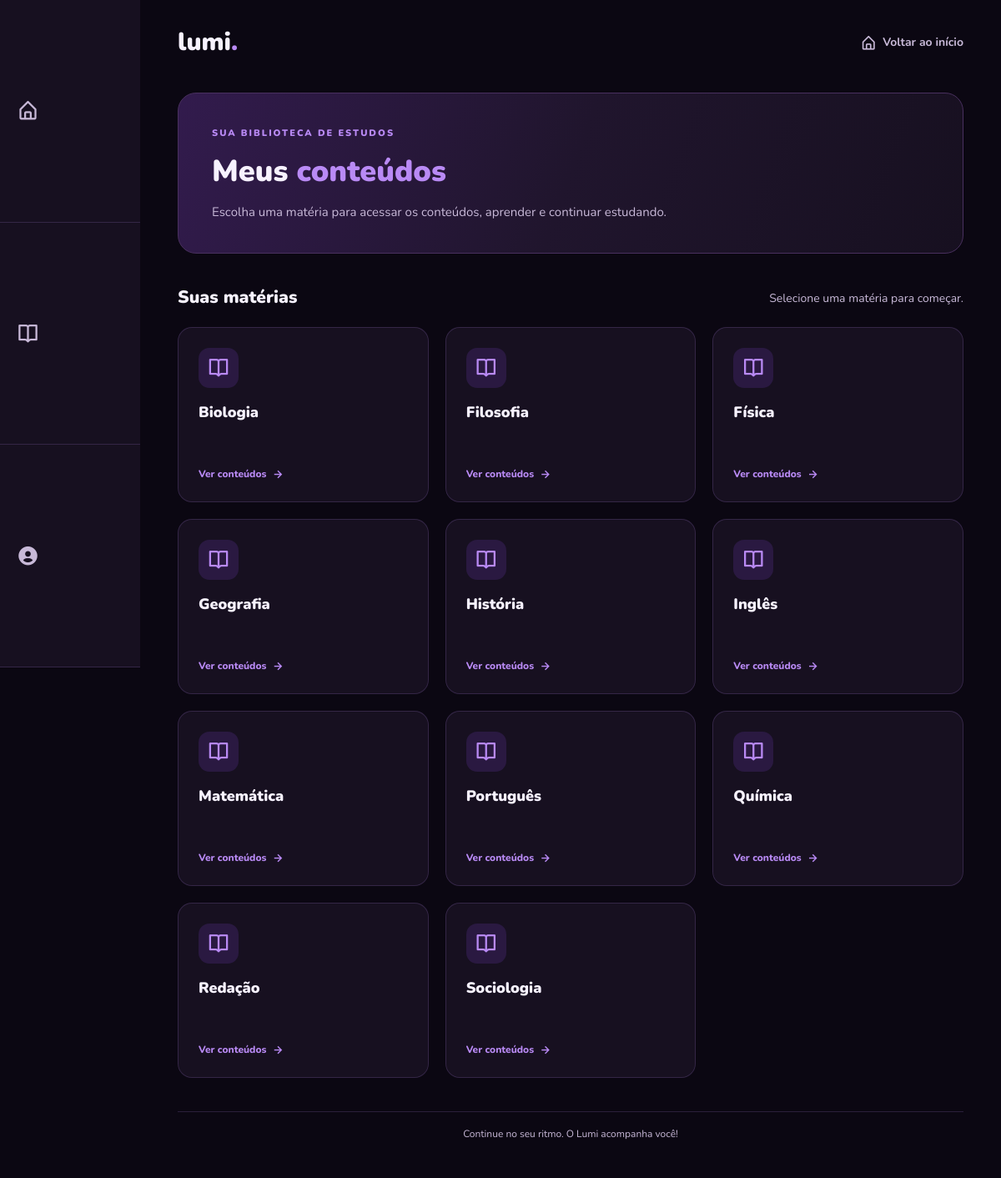
The app's page /public/conteudomateria (signed in) with its own data.
### tables this page shows
CREATE TABLE `materias` (
  `id_materia` int(11) NOT NULL,
  `id_ano` int(11) NOT NULL,
  `materia` varchar(255) NOT NULL
);

### app/Controller/controllerConteudo.php (called while the page is built, shortened)
<?php
require_once __DIR__ . '/../Model/modelConteudo.php';
class Video
{
    private Conteudo $conteudoModel;
    public function __construct($conn)
    {
        $this->conteudoModel = new Conteudo($conn);
    }
    public function materias()
    {
        $id_ano = $_SESSION['id_ano'] ?? null;
        $materias = $this->conteudoModel->listarAno($id_ano);
        require __DIR__ . '/../View/conteudomateria.php';
    }
}

### public/index.php (called while the page is built, shortened)
<?php
require_once __DIR__ . '/../config/conecta.php';
require_once __DIR__ . '/../app/Core/Router.php';
$basePath = '/TCC/public';
$router = new Router($conn, $basePath);
$router->add('GET', '/', 'PaginaInicialController', 'index');
$router->add('GET', '/proposit', 'PaginaInicialController', 'proposit');
$router->add('GET', '/anosem', 'PaginaInicialController', 'anosem');
$router->add('GET', '/anosfund1', 'PaginaInicialController', 'anosf1');
$router->add('GET', '/anosfund2', 'PaginaInicialController', 'anosf2');
$router->add('GET', '/cadastro', 'CadastroController', 'index');
$router->add('POST', '/cadastro', 'CadastroController', 'cadastrar');
$router->add('GET', '/home', 'PaginaInicialController', 'home');
$router->add('GET', '/atividades', 'PaginaInicialController', 'atividades');
$router->add('GET', '/perfil', 'PaginaInicialController', 'perfil');
$router->add('GET', '/config', 'PaginaInicialController', 'config');
$router->add('GET', '/login', 'LoginController', 'showLogin');
$router->add('POST', '/login', 'LoginController', 'login');
$router->add('GET', '/dashboard', 'ProcessarController', 'index', true);
$router->add('POST', '/processar', 'ProcessarController', 'processar', true);
$router->add('GET', '/abaResumo', 'ResumoController', 'listarAno', true);
$router->add('GET', '/resumos', 'ResumoController', 'index', true);
$router->add('GET', '/criarResumos', 'PaginaInicialController', 'criaR', true);
$router->add('POST', '/resumos/editar', 'ResumoController', 'editar', true);
$router->add('POST', '/resumos/excluir', 'ResumoController', 'excluir', true);
$router->add('POST', '/criarResumos/salvar', 'ResumoController', 'salvarResumo', true);
$router->add('POST', '/planejamento/adicionar', 'PlanejamentoController', 'adicionar', true);
$router->add('POST', '/planejamento/concluir', 'PlanejamentoController', 'concluir', true);
$router->add('POST', '/planejamento/excluir', 'PlanejamentoController', 'excluir', true);
$router->add('POST', '/perfil/editar', 'CadastroController', 'editar', true);
$router->add('POST', '/perfil/alterar-senha', 'CadastroController', 'alterarSenha', true);
$router->add('POST', '/perfil/excluir', 'CadastroController', 'excluir', true);
$router->add('GET', '/conteudomateria', 'Video', 'materias', true);
$router->add('GET', '/conteudos', 'Video', 'conteudos', true);
$router->add('GET', '/listarConteudos', 'Video', 'conteudos', true);
$router->add('GET',  '/quizzes',           'QuizController', 'index', true);
$router->add('GET',  '/quizzes/iniciar',   'QuizController', 'iniciar', true);
$router->add('GET',  '/quizzes/questao',   'QuizController', 'questao', true);
$router->add('POST', '/quizzes/responder', 'QuizController', 'responder', true);
$router->add('POST', '/quizzes/proxima',   'QuizController', 'proxima', true);
$router->add('GET',  '/quizzes/resultado', 'QuizController', 'resultado', true);
$router->add('GET',  '/quizzes/sair',      'QuizController', 'sair', true);
$router->add('POST', '/logout', 'LogoutController', 'logout', true);
$uri = parse_url($_SERVER['REQUEST_URI'], PHP_URL_PATH);
$method = $_SERVER['REQUEST_METHOD'];
if (strpos($uri, $basePath) === 0) {
    $uri = substr($uri, strlen($basePath));
} elseif (strpos($uri, '/TCC') === 0) {
    $uri = substr($uri, strlen('/TCC'));
}
$uri = '/' . trim($uri, '/');
$router->dispatch($uri, $method);

### app/Model/modelConteudo.php (called while the page is built, shortened)
<?php
class Conteudo
{
    private $conn;
    public function __construct($conn)
    {
        $this->conn=$conn;
    }
public function listarAno($id_ano)
{
    $sql = "SELECT id_materia, materia
            FROM materias
            WHERE id_ano = :id_ano
            ORDER BY materia ASC";
    $stmt = $this->conn->prepare($sql);
    $stmt->bindValue(':id_ano', $id_ano, PDO::PARAM_INT);
    $stmt->execute();
    return $stmt->fetchAll(PDO::FETCH_ASSOC);
}
}

### app/View/conteudomateria.php (the view, shortened to what this page needs)
<!DOCTYPE html>
<html lang="pt-br">
<head>
    <link rel="stylesheet" href="/TCC/public/assets/css/abaResumo.css">
    <link rel="stylesheet" href="/TCC/public/assets/css/tema.css">
    <link href="https://unpkg.com/boxicons@2.1.4/css/boxicons.min.css" rel="stylesheet">
</head>
<body>
    <?php
    include "menuLateral.php";
    ?>
    <main class="conteudoResumos">
        <header class="topoResumos">
            <a href="/TCC/public/home" class="logo">
                lumi<span>.</span>
            </a>
            <a href="/TCC/public/home" class="voltarHome">
                <i class="bx bx-home-alt"></i>
                Voltar ao início
            </a>
        </header>
        <?php if (!isset($_GET['id_materia'])): ?>
            <section class="apresentacaoResumos">
                <span class="etiqueta">SUA BIBLIOTECA DE ESTUDOS</span>
                <h1>Meus <span>conteúdos</span></h1>
                <p>
                    Escolha uma matéria para acessar os conteúdos,
                    aprender e continuar estudando.
                </p>
            </section>
            <section class="materias">
                <div class="tituloSecao">
                    <h2>Suas matérias</h2>
                    <p>Selecione uma matéria para começar.</p>
                </div>
                <div class="gradeMaterias">
                    <?php foreach (($materias ?? []) as $m): ?>
                        <a
                            href="/TCC/public/listarConteudos?id_materia=<?= (int)$m['id_materia'] ?>"
                            class="cardMateria"
                        >
                            <div class="iconeMateria">
                                <i class="bx bx-book-open"></i>
                            </div>
                            <h3>
                                <?= htmlspecialchars($m['materia'] ?? '', ENT_QUOTES, 'UTF-8') ?>
                            </h3>
                            <span class="abrirResumo">
                                Ver conteúdos
                                <i class="bx bx-right-arrow-alt"></i>
                            </span>
                        </a>
                    <?php endforeach; ?>
                </div>
            </section>
        <?php endif; ?>
        <footer class="rodapeResumos">
            <p>Continue no seu ritmo. O Lumi acompanha você!</p>
        </footer>
    </main>
</body>
</html>

### app/Core/Router.php (shortened to what this page needs)
<?php
class Router
{
    private array $routes = [];
    private $conn;
    public function __construct($conn, string $basePath = '')
    {
        $this->conn = $conn;
    }
    public function add(
        string $method,
        string $path,
        string $controller,
        string $action,
        bool $authRequired = false
    ): void {
        $this->routes[] = [
            'method' => strtoupper($method),
            'path' => $this->normalizePath($path),
            'controller' => $controller,
            'action' => $action,
            'authRequired' => $authRequired
        ];
    }
    public function dispatch(string $uri, string $method): void
    {
        $uri = $this->normalizePath($uri);
        $method = strtoupper($method);
        foreach ($this->routes as $route) {
            if (
                $route['method'] !== $method ||
                $route['path'] !== $uri
            ) {
                continue;
            }
            $action = $route['action'];
            $controller = new $controllerName($this->conn);
            $controller->$action();
            return;
        }
    }
    private function normalizePath(string $path): string
    {
        $path = '/' . trim($path, '/');
        return $path;
    }
}

### public/assets/css/abaResumo.css (style rules this page uses)
:root { --fundo: #0B0712; --menu: #171020; --card: #171020; --roxo: #8246D9; --roxoClaro: #B98AF5; --texto: #F1EAFE; --textoSuave: #C8B9D8; --borda: #321B4D; }
* { margin: 0; padding: 0; box-sizing: border-box; }
body { min-height: 100vh; display: flex; background: var(--fundo); color: var(--texto); font-family: 'Nunito', sans-serif; }
.conteudoResumos { flex: 1; min-width: 0; max-width: 1500px; margin: auto; padding: 30px 45px; }
.topoResumos { display: flex; align-items: center; justify-content: space-between; margin-bottom: 40px; }
.logo { color: var(--texto); font-size: 30px; font-weight: 900; text-decoration: none; }
.logo span { color: var(--roxoClaro); }
.voltarHome, .voltarMaterias { display: inline-flex; align-items: center; gap: 7px; color: var(--textoSuave); font-size: 14px; font-weight: 700; text-decoration: none; transition: 0.3s; }
.voltarHome i, .voltarMaterias i { font-size: 20px; }
.apresentacaoResumos { padding: 35px 40px; margin-bottom: 38px; border: 1px solid #49305F; border-radius: 22px; background: linear-gradient(110deg, #321B4D, #20152D, #171020); }
.etiqueta { color: var(--roxoClaro); font-size: 11px; font-weight: 900; letter-spacing: 2px; }
.apresentacaoResumos h1 { margin: 12px 0; font-size: clamp(28px, 3vw, 36px); font-weight: 900; }
.apresentacaoResumos h1 span { color: var(--roxoClaro); }
.apresentacaoResumos p { color: var(--textoSuave); font-size: 15px; line-height: 1.7; }
.tituloSecao { display: flex; align-items: center; justify-content: space-between; gap: 15px; margin-bottom: 22px; }
.tituloSecao h2 { font-size: 21px; font-weight: 900; }
.tituloSecao p { margin-top: 4px; color: var(--textoSuave); font-size: 14px; }
.gradeMaterias { display: grid; grid-template-columns: repeat(3, minmax(0, 1fr)); gap: 20px; }
.cardMateria { min-height: 210px; display: flex; flex-direction: column; align-items: flex-start; padding: 24px; border: 1px solid var(--borda); border-radius: 17px; background: var(--card); color: var(--texto); text-decoration: none; transition: 0.3s; }
.iconeMateria, .iconeResumo { width: 48px; height: 48px; display: flex; align-items: center; justify-content: center; margin-bottom: 17px; border-radius: 13px; background: rgba(130, 70, 217, 0.18); }
.iconeMateria i, .iconeResumo i { color: var(--roxoClaro); font-size: 27px; }
.cardMateria h3 { margin-bottom: 7px; font-size: 18px; font-weight: 900; }
.abrirResumo { display: flex; align-items: center; gap: 5px; margin-top: auto; padding-top: 15px; color: var(--roxoClaro); font-size: 12px; font-weight: 800; }
.abrirResumo i { font-size: 17px; }
.rodapeResumos { margin-top: 40px; padding: 18px 0; border-top: 1px solid var(--borda); color: var(--textoSuave); text-align: center; font-size: 12px; }

### public/assets/css/tema.css (style rules this page uses)
:root { --fundo: #0b0712; --fundo-claro: #171020; --menu: #171020; --card: #171020; --roxo-escuro: #321b4d; --roxo: #8246d9; --roxo-claro: #b98af5; --lilas: #f1eafe; --texto: #f7f2ff; --texto-suave: #c9bdd8; --borda: rgba(185, 138, 245, 0.18); }

### records on screen
materias: materia "Biologia"
materias: materia "Filosofia"
materias: materia "Física"
materias: materia "Geografia"
materias: materia "História"
materias: materia "Inglês"
materias: materia "Matemática"
materias: materia "Português"
materias: materia "Química"
materias: materia "Redação"
materias: materia "Sociologia"
